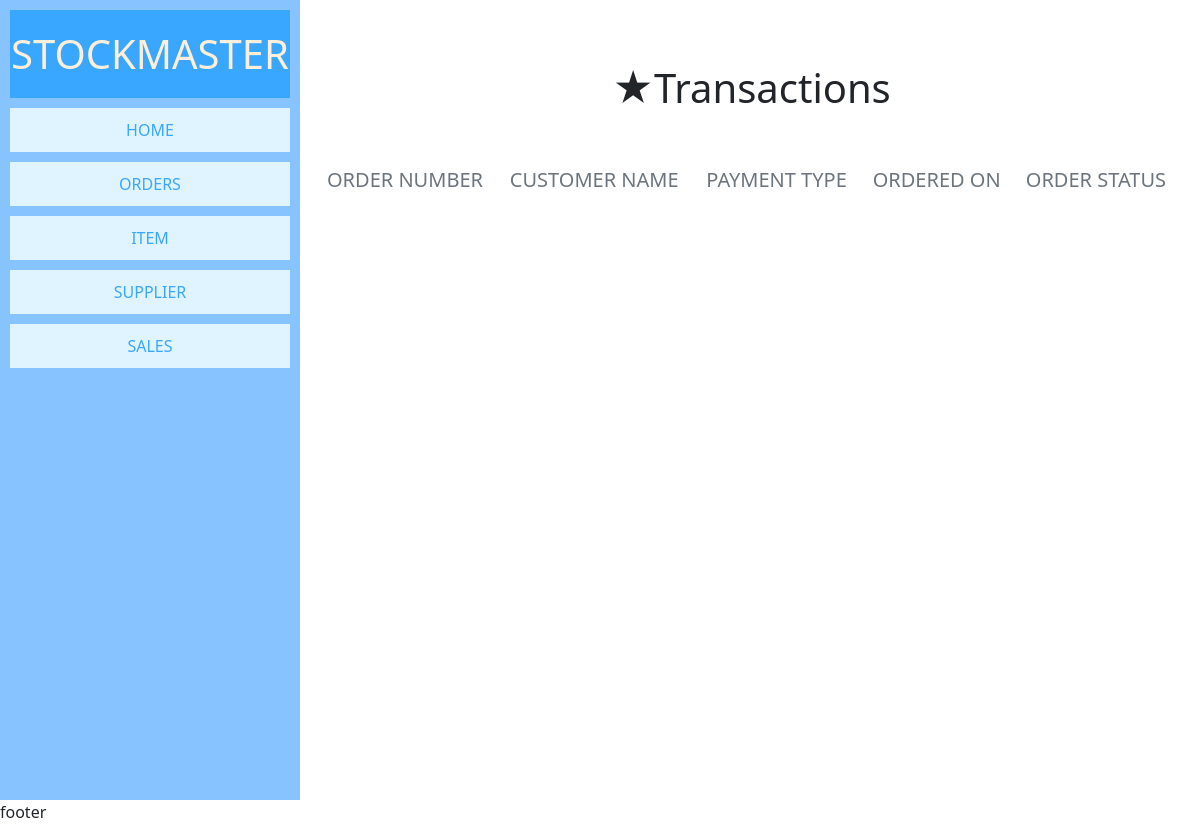
The page /pages/orders.php on the database as committed earlier.
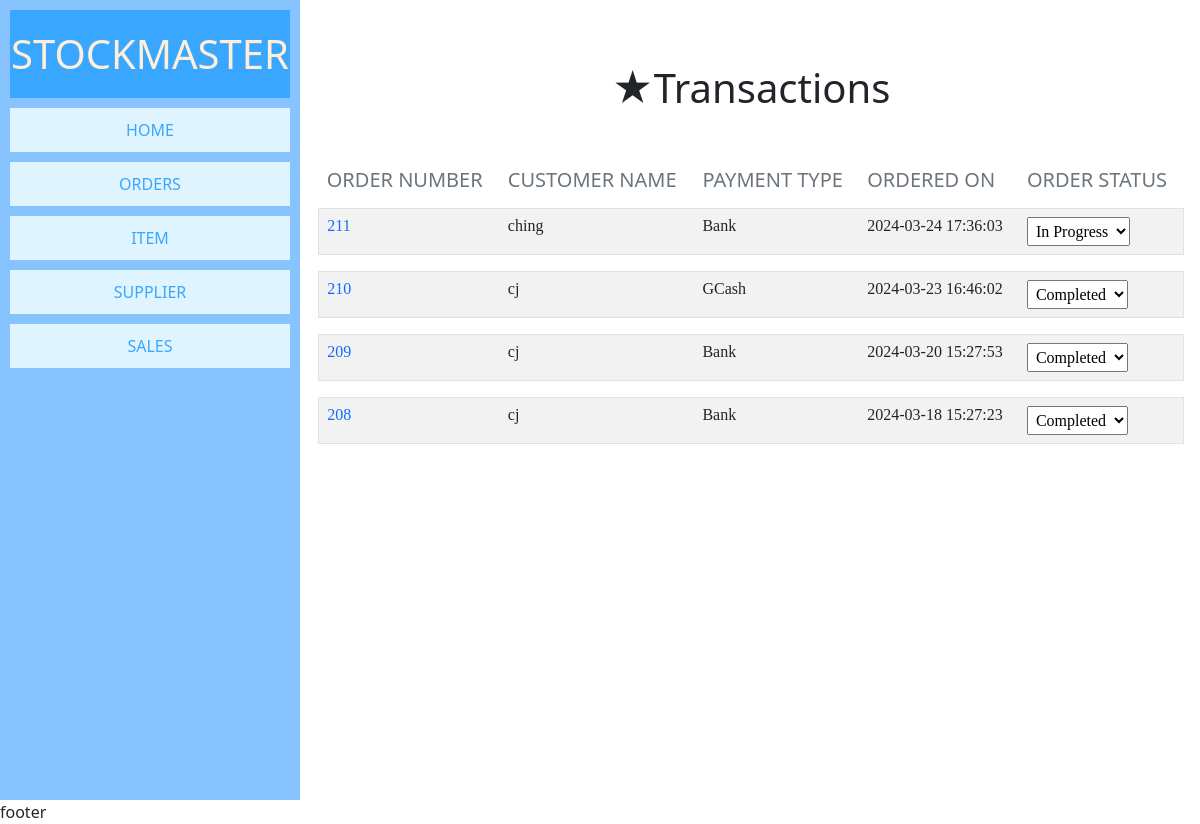
The same page on the database as committed later.
### tables this page shows
CREATE TABLE `order_details` (
  `order_details_id` int(11) NOT NULL,
  `item_id` int(11) NOT NULL,
  `item_quantity` int(11) NOT NULL,
  `item_price` int(11) NOT NULL,
  `item_subtotal` int(11) NOT NULL,
  `order_id` int(11) NOT NULL
);

CREATE TABLE `orders` (
  `order_id` int(11) NOT NULL,
  `customer_name` varchar(55) NOT NULL,
  `customer_phone` varchar(25) NOT NULL,
  `payment_type` enum('Cash','Bank','GCash') NOT NULL,
  `ref_num` varchar(55) NOT NULL,
  `amount_tendered` int(11) NOT NULL,
  `total_amount` int(11) NOT NULL,
  `change_amount` int(11) NOT NULL,
  `vat` int(11) NOT NULL,
  `discount` int(11) NOT NULL,
  `notes` varchar(255) NOT NULL,
  `created_at` datetime NOT NULL DEFAULT current_timestamp(),
  `order_stat` varchar(25) NOT NULL
);

### pages/orders.php (the view, shortened to what this page needs)
<?php
    require '../source/code.php';
?>
<?php
    if(!isset($orderData)){
        $orderData =[];
    }
    $sqlgetOrder = "SELECT *, orders.created_at,order_details.item_quantity
    FROM item
    JOIN order_details ON item.item_id = order_details.item_id
    JOIN orders ON order_details.order_id = orders.order_id GROUP BY orders.order_id";
    $orderResult = mysqli_query($conn, $sqlgetOrder);
        while($rowOrder = $orderResult -> fetch_assoc()){
            $orderData[] = $rowOrder;
        }
?>
<!DOCTYPE html>
<html lang="en">
<head>
</head>
<body>
    <div class="stock-container">
        <div class="side-nav">
            <h1 style="text-align:center;background-color: #39A7FF;color: #FFEED9;margin: 10px;padding: 20px 0">STOCKMASTER</h1>
            <div class="wrapper">
                <div><a href="index.php">HOME</a></div>
                <div><a href="orders.php">ORDERS</a></div>
                <div><a href="item.php">ITEM</a></div>
                <div><a href="supplier.php">SUPPLIER</a></div>
                <div><a href="sales.php">SALES</a></div>
            </div>
        </div>
        <div class="main">
            <div class="card-body mt-5">
            <h1 class="text-center">★Transactions</h1>
            <table class="table table-striped table-borderless mt-5">
                <thead>
                    <tr>
                        <th><h5 class="text-secondary">ORDER NUMBER</th>
                        <th><h5 class="text-secondary">CUSTOMER NAME</th>
                        <th><h5 class="text-secondary">PAYMENT TYPE</th>
                        <th><h5 class="text-secondary">ORDERED ON</th>
                        <th><h5 class="text-secondary">ORDER STATUS</th>
                    </tr>
                </thead>
                <tbody>
                    <?php $orderData = array_reverse($orderData); foreach ($orderData as $rowOrder) { ?>
                        <tr style="font-size: 16px; font-family:verdana;" class="border rounded trans" data-bs-toggle="collapse" data-bs-target="#collapse_<?php echo $rowOrder['order_id']; ?>" data-order-id="<?php echo $rowOrder['order_id']; ?>">
                            <td class="text-primary"><?php echo $rowOrder['order_id']; ?></td>
                            <td><?php echo $rowOrder['customer_name']; ?></td>
                            <td><?php echo $rowOrder['payment_type']; ?></td>
                            <td><?php echo $rowOrder['created_at']; ?></td>
                            <td><form action="orders.php?orderId=<?php echo $rowOrder['order_id']; ?>" method="post">
                                    <select name="status" class="p-1" onchange="this.form.submit()">
                                        <option value=""><?php echo $rowOrder['order_stat']; ?></option>
                                    </select>
                                </form>
                            </td>
                        </tr>
                        <tr>
                            <td colspan="5">
                            </td>
                        </tr>
                    <?php } ?>
                </tbody>
            </table>
            </div>
        </div>
        <div class="footer">footer</div>
    </div>
</body>
</html>

Rows that differ between the two databases and show on the page:
added order_details: order.order_id "211", order.customer_name "ching", order.payment_type "Bank", order.created_at "2024-03-24 17:36:03", status "In Progress"
added order_details: order.order_id "210", order.customer_name "cj", order.payment_type "GCash", order.created_at "2024-03-23 16:46:02", status "Completed"
added order_details: order.order_id "209", order.customer_name "cj", order.payment_type "Bank", order.created_at "2024-03-20 15:27:53", status "Completed"
added order_details: order.order_id "208", order.customer_name "cj", order.payment_type "Bank", order.created_at "2024-03-18 15:27:23", status "Completed"
